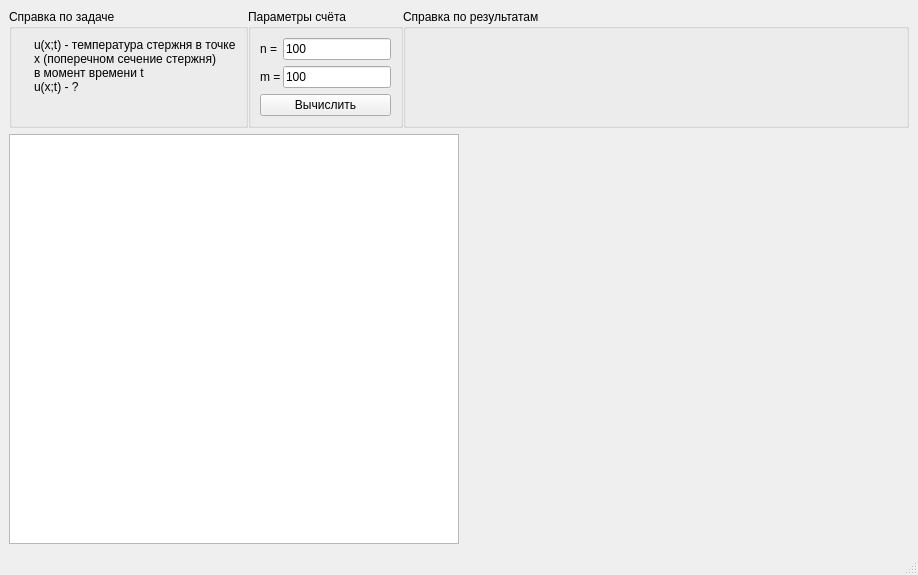
<?xml version="1.0" encoding="UTF-8"?>
<ui version="4.0">
 <class>MainWindow</class>
 <widget class="QMainWindow" name="MainWindow">
  <property name="geometry">
   <rect>
    <x>0</x>
    <y>0</y>
    <width>918</width>
    <height>575</height>
   </rect>
  </property>
  <property name="windowTitle">
   <string>&quot;Нестационарное уравнение теплопроводности&quot;, Зорин О.А., 382003_3</string>
  </property>
  <property name="windowIcon">
   <iconset theme="applications-development">
    <normaloff>.</normaloff>.</iconset>
  </property>
  <widget class="QWidget" name="centralwidget">
   <layout class="QVBoxLayout" name="verticalLayout">
    <item>
     <widget class="QWidget" name="widget" native="true">
      <property name="sizePolicy">
       <sizepolicy hsizetype="Preferred" vsizetype="Fixed">
        <horstretch>0</horstretch>
        <verstretch>0</verstretch>
       </sizepolicy>
      </property>
      <layout class="QHBoxLayout" name="horizontalLayout">
       <property name="spacing">
        <number>0</number>
       </property>
       <property name="leftMargin">
        <number>0</number>
       </property>
       <property name="topMargin">
        <number>0</number>
       </property>
       <property name="rightMargin">
        <number>0</number>
       </property>
       <property name="bottomMargin">
        <number>0</number>
       </property>
       <item>
        <widget class="QGroupBox" name="groupBox_2">
         <property name="enabled">
          <bool>true</bool>
         </property>
         <property name="sizePolicy">
          <sizepolicy hsizetype="Preferred" vsizetype="Preferred">
           <horstretch>0</horstretch>
           <verstretch>0</verstretch>
          </sizepolicy>
         </property>
         <property name="layoutDirection">
          <enum>Qt::LeftToRight</enum>
         </property>
         <property name="autoFillBackground">
          <bool>false</bool>
         </property>
         <property name="title">
          <string>Справка по задаче</string>
         </property>
         <property name="alignment">
          <set>Qt::AlignLeading|Qt::AlignLeft|Qt::AlignTop</set>
         </property>
         <property name="flat">
          <bool>false</bool>
         </property>
         <property name="checkable">
          <bool>false</bool>
         </property>
         <layout class="QHBoxLayout" name="horizontalLayout_3">
          <property name="sizeConstraint">
           <enum>QLayout::SetDefaultConstraint</enum>
          </property>
          <property name="leftMargin">
           <number>9</number>
          </property>
          <property name="topMargin">
           <number>9</number>
          </property>
          <item>
           <widget class="QLabel" name="labelImgRef">
            <property name="sizePolicy">
             <sizepolicy hsizetype="Fixed" vsizetype="Fixed">
              <horstretch>0</horstretch>
              <verstretch>0</verstretch>
             </sizepolicy>
            </property>
            <property name="maximumSize">
             <size>
              <width>300</width>
              <height>100</height>
             </size>
            </property>
            <property name="text">
             <string/>
            </property>
            <property name="pixmap">
             <pixmap>resources/img.png</pixmap>
            </property>
            <property name="scaledContents">
             <bool>true</bool>
            </property>
            <property name="alignment">
             <set>Qt::AlignLeading|Qt::AlignLeft|Qt::AlignTop</set>
            </property>
           </widget>
          </item>
          <item>
           <widget class="QLabel" name="label_3">
            <property name="sizePolicy">
             <sizepolicy hsizetype="Fixed" vsizetype="Preferred">
              <horstretch>0</horstretch>
              <verstretch>0</verstretch>
             </sizepolicy>
            </property>
            <property name="text">
             <string>u(x;t) - температура стержня в точке
x (поперечном сечение стержня)
в момент времени t
u(x;t) - ?</string>
            </property>
            <property name="alignment">
             <set>Qt::AlignLeading|Qt::AlignLeft|Qt::AlignTop</set>
            </property>
            <property name="wordWrap">
             <bool>true</bool>
            </property>
           </widget>
          </item>
         </layout>
        </widget>
       </item>
       <item>
        <widget class="QGroupBox" name="groupBox">
         <property name="sizePolicy">
          <sizepolicy hsizetype="Fixed" vsizetype="Preferred">
           <horstretch>0</horstretch>
           <verstretch>0</verstretch>
          </sizepolicy>
         </property>
         <property name="title">
          <string>Параметры счёта</string>
         </property>
         <property name="alignment">
          <set>Qt::AlignLeading|Qt::AlignLeft|Qt::AlignTop</set>
         </property>
         <layout class="QFormLayout" name="formLayout">
          <property name="horizontalSpacing">
           <number>2</number>
          </property>
          <property name="verticalSpacing">
           <number>6</number>
          </property>
          <item row="0" column="0">
           <widget class="QLabel" name="label">
            <property name="toolTip">
             <string>Число разбиений по x
(поперечному сечению стержня)</string>
            </property>
            <property name="text">
             <string>n =</string>
            </property>
           </widget>
          </item>
          <item row="0" column="1">
           <widget class="QLineEdit" name="lineEditN">
            <property name="statusTip">
             <string>Ввод числа разбиений по x (поперечному сечению стержня)</string>
            </property>
            <property name="text">
             <string>100</string>
            </property>
           </widget>
          </item>
          <item row="1" column="0">
           <widget class="QLabel" name="label_2">
            <property name="toolTip">
             <string>Число разбиений по t (времени)</string>
            </property>
            <property name="text">
             <string>m =</string>
            </property>
           </widget>
          </item>
          <item row="1" column="1">
           <widget class="QLineEdit" name="lineEditM">
            <property name="statusTip">
             <string>Ввод числа разбиений по t (времени)</string>
            </property>
            <property name="text">
             <string>100</string>
            </property>
           </widget>
          </item>
          <item row="2" column="0" colspan="2">
           <widget class="QPushButton" name="pushButtonRun">
            <property name="statusTip">
             <string>Нахождение численного решения V (температуры стержня) в узлах двумерной сетки (x[i]; t[j]), построение графика температур по этим данным</string>
            </property>
            <property name="text">
             <string>Вычислить</string>
            </property>
           </widget>
          </item>
         </layout>
        </widget>
       </item>
       <item>
        <widget class="QGroupBox" name="groupBox_3">
         <property name="enabled">
          <bool>true</bool>
         </property>
         <property name="sizePolicy">
          <sizepolicy hsizetype="Preferred" vsizetype="Preferred">
           <horstretch>0</horstretch>
           <verstretch>0</verstretch>
          </sizepolicy>
         </property>
         <property name="title">
          <string>Справка по результатам</string>
         </property>
         <property name="alignment">
          <set>Qt::AlignLeading|Qt::AlignLeft|Qt::AlignTop</set>
         </property>
         <layout class="QHBoxLayout" name="horizontalLayout_4" stretch="30,35,35">
          <property name="spacing">
           <number>10</number>
          </property>
          <property name="leftMargin">
           <number>9</number>
          </property>
          <property name="topMargin">
           <number>0</number>
          </property>
          <property name="rightMargin">
           <number>9</number>
          </property>
          <item>
           <widget class="QLabel" name="labelRes">
            <property name="sizePolicy">
             <sizepolicy hsizetype="Expanding" vsizetype="Expanding">
              <horstretch>0</horstretch>
              <verstretch>0</verstretch>
             </sizepolicy>
            </property>
            <property name="text">
             <string/>
            </property>
            <property name="alignment">
             <set>Qt::AlignLeading|Qt::AlignLeft|Qt::AlignTop</set>
            </property>
            <property name="wordWrap">
             <bool>true</bool>
            </property>
           </widget>
          </item>
          <item>
           <widget class="QLabel" name="labelResX">
            <property name="sizePolicy">
             <sizepolicy hsizetype="Expanding" vsizetype="Expanding">
              <horstretch>0</horstretch>
              <verstretch>0</verstretch>
             </sizepolicy>
            </property>
            <property name="text">
             <string/>
            </property>
            <property name="scaledContents">
             <bool>false</bool>
            </property>
            <property name="alignment">
             <set>Qt::AlignLeading|Qt::AlignLeft|Qt::AlignTop</set>
            </property>
            <property name="wordWrap">
             <bool>true</bool>
            </property>
           </widget>
          </item>
          <item>
           <widget class="QLabel" name="labelResT">
            <property name="sizePolicy">
             <sizepolicy hsizetype="Expanding" vsizetype="Expanding">
              <horstretch>0</horstretch>
              <verstretch>0</verstretch>
             </sizepolicy>
            </property>
            <property name="text">
             <string/>
            </property>
            <property name="alignment">
             <set>Qt::AlignLeading|Qt::AlignLeft|Qt::AlignTop</set>
            </property>
            <property name="wordWrap">
             <bool>true</bool>
            </property>
           </widget>
          </item>
         </layout>
        </widget>
       </item>
      </layout>
     </widget>
    </item>
    <item>
     <widget class="QWidget" name="widget_2" native="true">
      <property name="enabled">
       <bool>true</bool>
      </property>
      <property name="sizePolicy">
       <sizepolicy hsizetype="Expanding" vsizetype="Expanding">
        <horstretch>0</horstretch>
        <verstretch>0</verstretch>
       </sizepolicy>
      </property>
      <layout class="QHBoxLayout" name="horizontalLayout_2" stretch="30,30">
       <property name="spacing">
        <number>0</number>
       </property>
       <property name="leftMargin">
        <number>0</number>
       </property>
       <property name="topMargin">
        <number>0</number>
       </property>
       <property name="rightMargin">
        <number>0</number>
       </property>
       <property name="bottomMargin">
        <number>0</number>
       </property>
       <item>
        <widget class="QTableWidget" name="tableWidget">
         <property name="font">
          <font>
           <pointsize>9</pointsize>
          </font>
         </property>
         <property name="statusTip">
          <string>Таблица V(x,t) в узлах двумерной сетки (x[i]; t[j])</string>
         </property>
         <property name="editTriggers">
          <set>QAbstractItemView::NoEditTriggers</set>
         </property>
         <property name="alternatingRowColors">
          <bool>true</bool>
         </property>
        </widget>
       </item>
       <item>
        <widget class="MplWidget" name="graph" native="true">
         <property name="statusTip">
          <string>График температур</string>
         </property>
        </widget>
       </item>
      </layout>
     </widget>
    </item>
   </layout>
  </widget>
  <widget class="QMenuBar" name="menubar">
   <property name="geometry">
    <rect>
     <x>0</x>
     <y>0</y>
     <width>918</width>
     <height>22</height>
    </rect>
   </property>
  </widget>
  <widget class="QStatusBar" name="statusbar"/>
 </widget>
 <customwidgets>
  <customwidget>
   <class>MplWidget</class>
   <extends>QWidget</extends>
   <header>mplwidget</header>
   <container>1</container>
  </customwidget>
 </customwidgets>
 <resources/>
 <connections/>
</ui>
